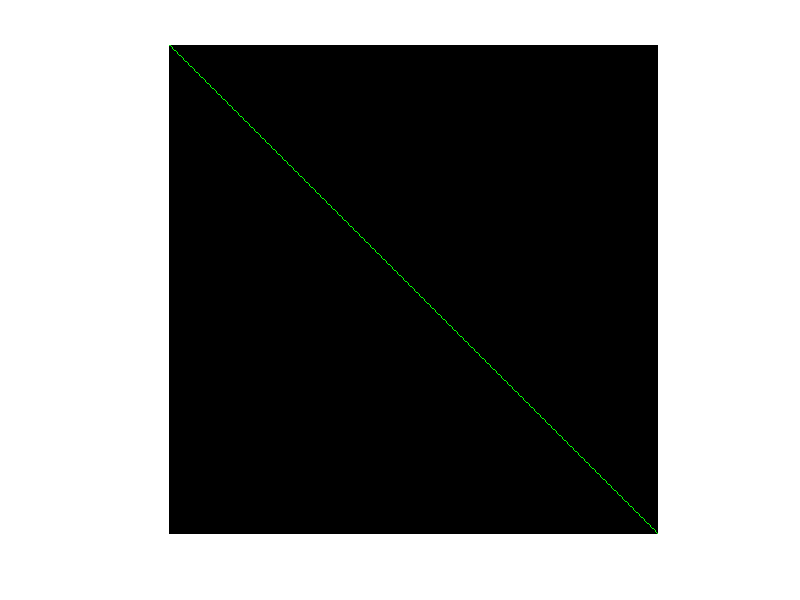

Source code (MATLAB):
% This script can draw Bresenham line on a RGB colored buffer
% you can control color value by changing "color" 
% input vertices must be in row vector format
% only x,y values of input vertices are used 
% line color can be customized

% Extracting (x, y) coordinates
% line drawing data
clc
% disp('Frame buffer resolution is 320x240')
% start_point = input('Start point coordinates= ');
% end_point = input('End point coordinates= ');
start_point = [1 1];
end_point = [400 400];

% line color
color = [0 1 0];

% allocating frame buffer
frame_buffer = zeros(240, 320, 3);

% Extracting (x, y) coordinates
x0 = round(start_point(1));
y0 = round(start_point(2));
x1 = round(end_point(1));
y1 = round(end_point(2));

% The algorithm
% boolean
steep = abs(y1-y0) > abs(x1-x0);
if(steep)
    [x0, y0] = swap(x0, y0);
    [x1, y1] = swap(x1, y1);
end
if(x0 > x1) 
    [x0, x1] = swap(x0, x1);
    [y0, y1] = swap(y0, y1);
end

deltax = x1 - x0;
deltay = abs(y1 - y0);
error = deltax / 2;
y = y0;

if(y0<y1)
    ystep = 1;
else
    ystep = -1;
end

for x=x0:x1
    if(steep)
        frame_buffer(x, y, 1) = color(1);
        frame_buffer(x, y, 2) = color(2);
        frame_buffer(x, y, 3) = color(3);
    else
        frame_buffer(y, x, 1) = color(1);
        frame_buffer(y, x, 2) = color(2);
        frame_buffer(y, x, 3) = color(3);
    end
    
    error = error - deltay;
    if(error < 0)
        y = y + ystep;
        error = error + deltax;
    end
end

figure(351)
imshow(frame_buffer)

